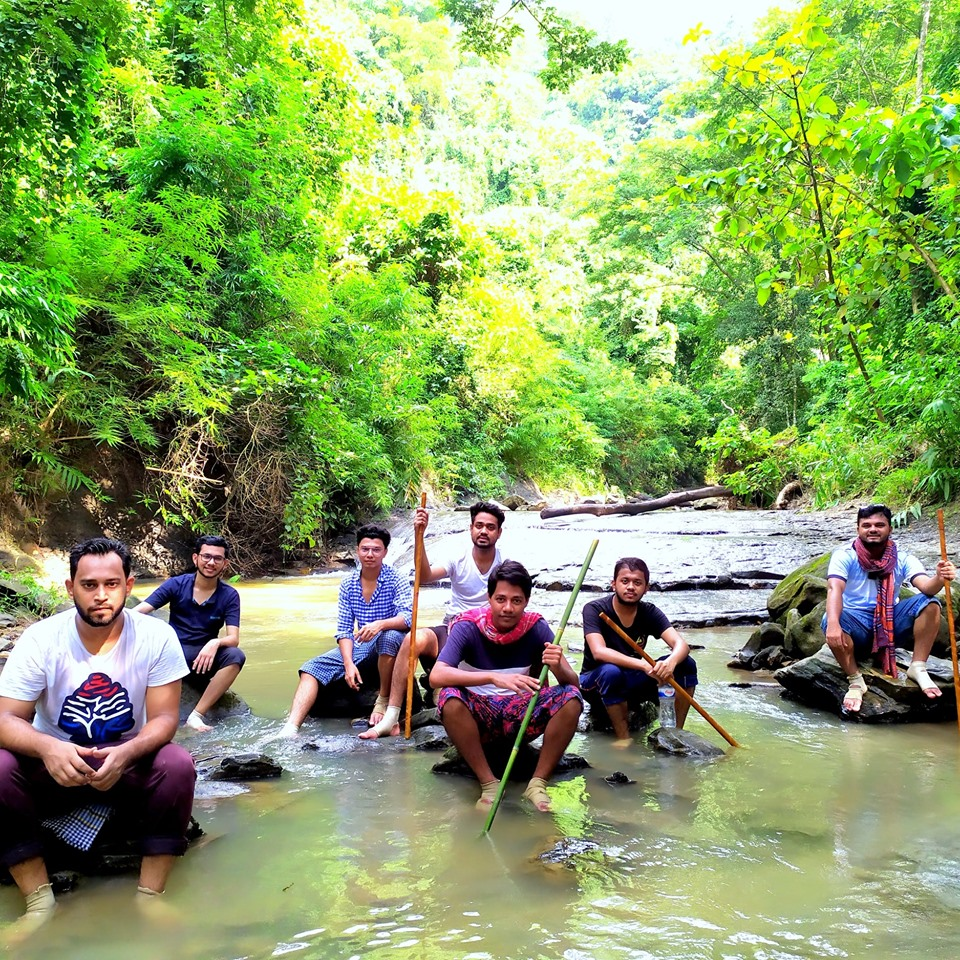
#> input picture face detection/we2.jpg, 960 x 960 px
$ python image_face_det.py
#> lines starting #> are read from the running program, lines starting #| are printed output that depends on the picture; after the words box and inside, x2 and y2 are one past the last pixel; in counts of white or black regions, pixels touching at a corner belong together
import numpy as np
import cv2
haar_cascade=cv2.CascadeClassifier('haarcascade_frontalface_default.xml')
img=cv2.imread('we2.jpg')
#> img is the input picture: shape (960, 960, 3); mean B, G, R 100.6, 160.4, 137.6
gray=cv2.cvtColor(img,cv2.COLOR_RGB2GRAY)
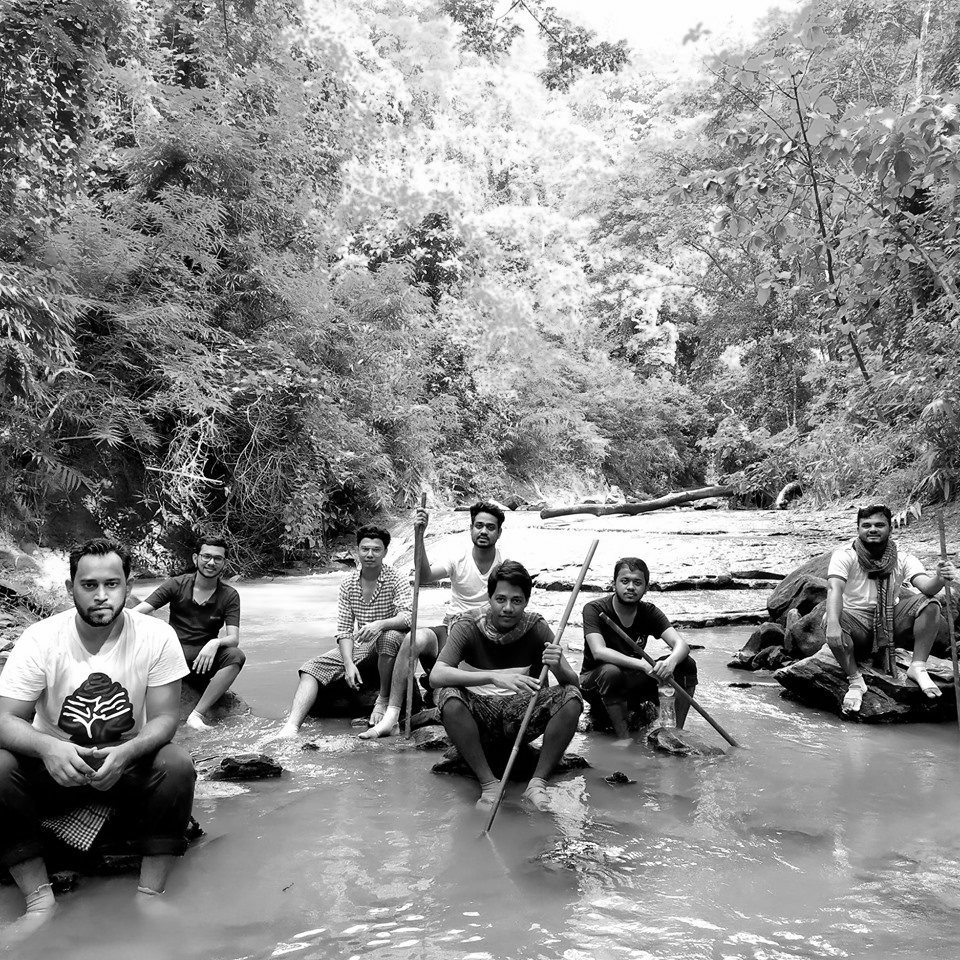
#> gray: shape (960, 960); min 0, max 255, mean 139.9
face=haar_cascade.detectMultiScale(gray,1.1,4)
#> face = [[467, 513, 35, 35], [856, 512, 34, 34], [356, 537, 31, 31], [196, 546, 31, 31], [613, 568, 35, 35], [483, 581, 50, 50], [318, 842, 50, 50], [68, 560, 65, 65]]


for (x,y,w,h) in face:
    cv2.rectangle(img,(x,y),(x+w,y+h),(0,0,255),2)
#> this loop made 8 passes
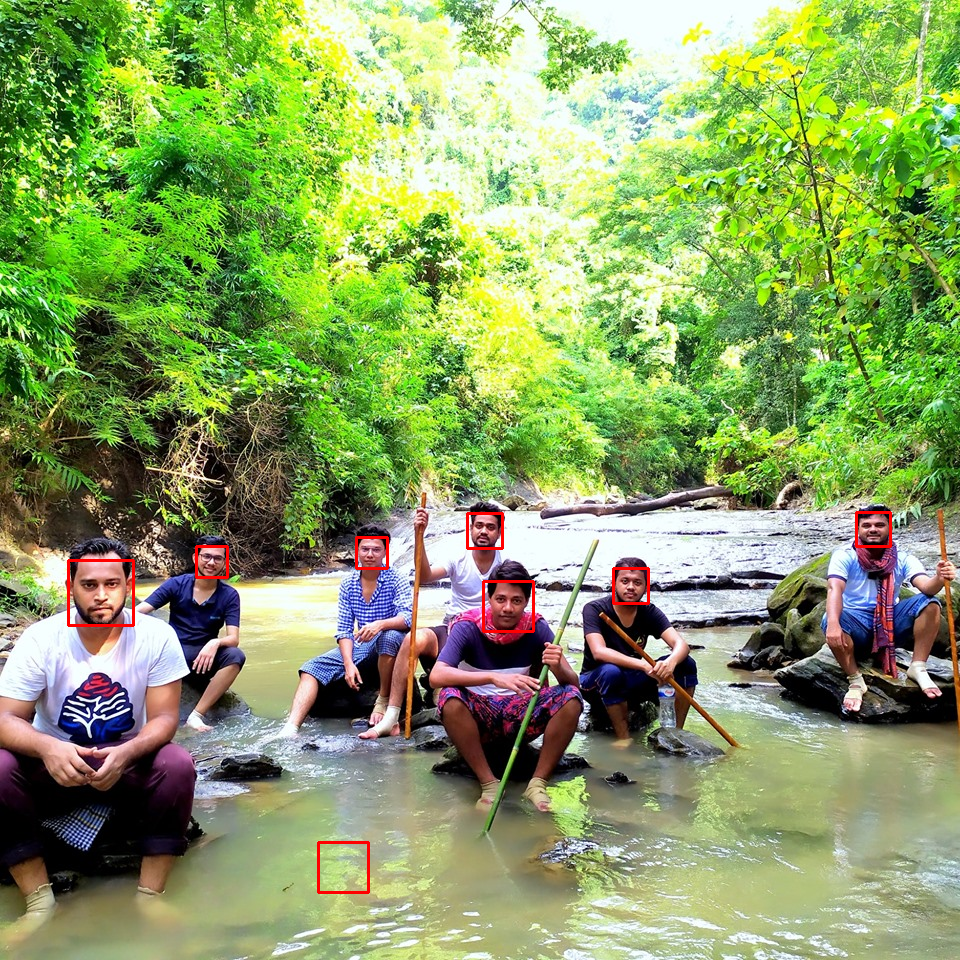
#> img: shape (960, 960, 3); 0.43% of pixels changed, all inside (x1, y1, x2, y2) = (67, 511, 892, 894)


cv2.imshow('image',img)
cv2.waitKey(0)
cv2.destroyAllWindows()

$ run again, with face detection/face.jpg copied over face detection/we2.jpg
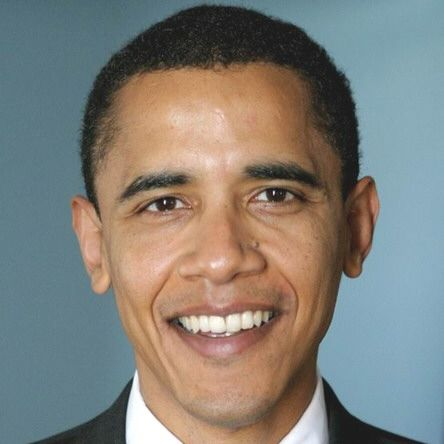
#> input picture face detection/face.jpg, 444 x 444 px
#> img is the input picture: shape (444, 444, 3); mean B, G, R 121, 127.4, 129.4
#> `gray=cv2.cvtColor(img,cv2.COLOR_RGB2GRAY)`:
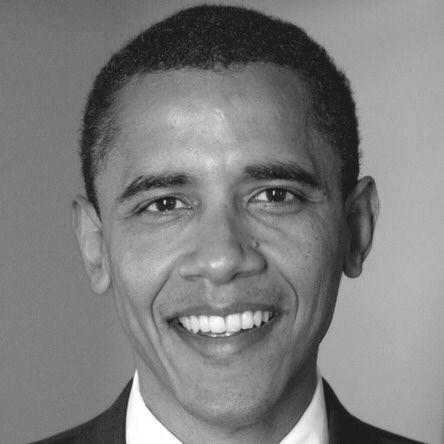
#> gray: shape (444, 444); min 16, max 255, mean 125.7
#> face = [[73, 84, 292, 292]]
#> the loop `for (x,y,w,h) in face:` made 1 pass
#> after the loop `for (x,y,w,h) in face:`:
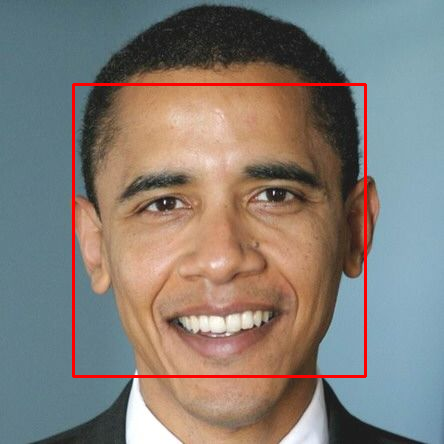
#> img: shape (444, 444, 3); 1.78% of pixels changed, all inside (x1, y1, x2, y2) = (72, 83, 367, 378)

$ run again, with face detection/images.jpg copied over face detection/we2.jpg
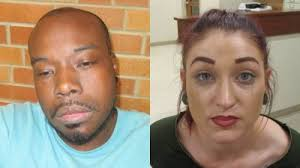
#> input picture face detection/images.jpg, 300 x 168 px
#> img is the input picture: shape (168, 300, 3); mean B, G, R 116.7, 138.7, 159.9
#> `gray=cv2.cvtColor(img,cv2.COLOR_RGB2GRAY)`:
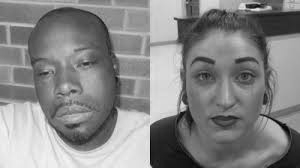
#> gray: shape (168, 300); min 2, max 244, mean 134.6
#> face = [[25, 33, 90, 90], [166, 29, 118, 118]]
#> the loop `for (x,y,w,h) in face:` made 2 passes
#> after the loop `for (x,y,w,h) in face:`:
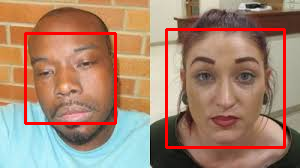
#> img: shape (168, 300, 3); 4.94% of pixels changed, all inside (x1, y1, x2, y2) = (24, 28, 286, 149)

$ run again, with face detection/we.jpg copied over face detection/we2.jpg
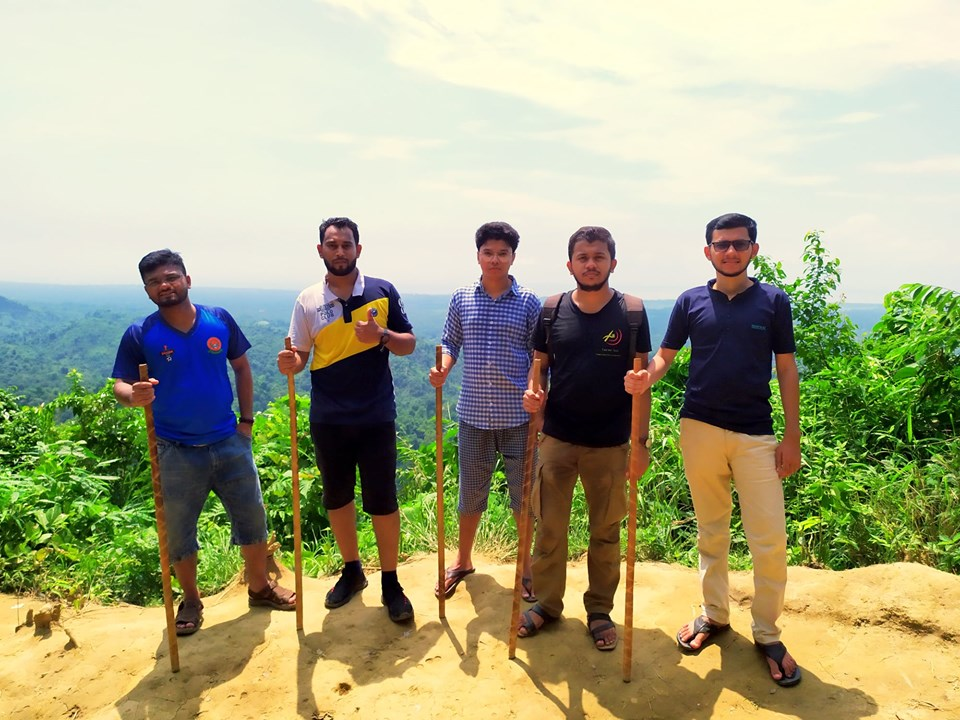
#> input picture face detection/we.jpg, 960 x 720 px
#> img is the input picture: shape (720, 960, 3); mean B, G, R 132.4, 167.3, 168.3
#> `gray=cv2.cvtColor(img,cv2.COLOR_RGB2GRAY)`:
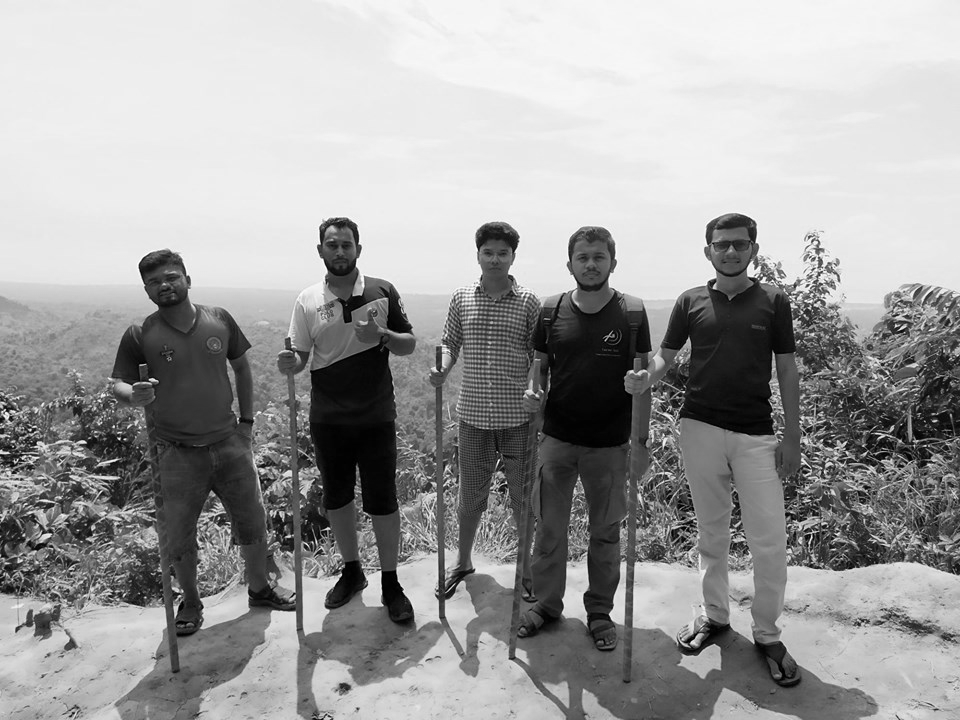
#> gray: shape (720, 960); min 0, max 255, mean 157
#> face = [[476, 239, 37, 37], [319, 230, 42, 42], [567, 239, 48, 48], [704, 225, 52, 52]]
#> the loop `for (x,y,w,h) in face:` made 4 passes
#> after the loop `for (x,y,w,h) in face:`:
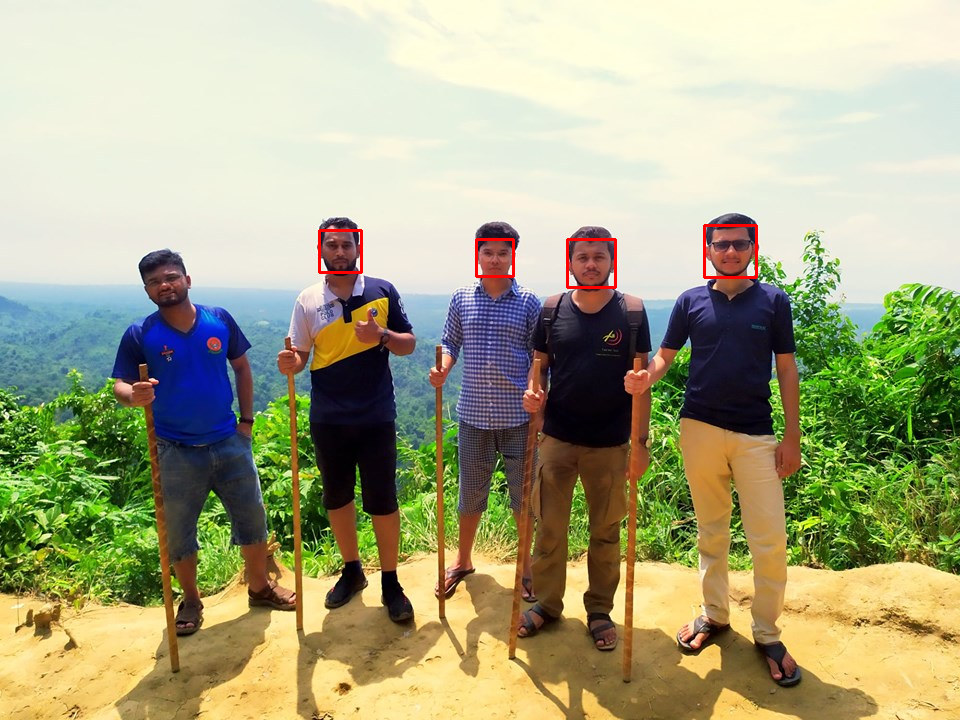
#> img: shape (720, 960, 3); 0.31% of pixels changed, all inside (x1, y1, x2, y2) = (318, 224, 758, 289)
